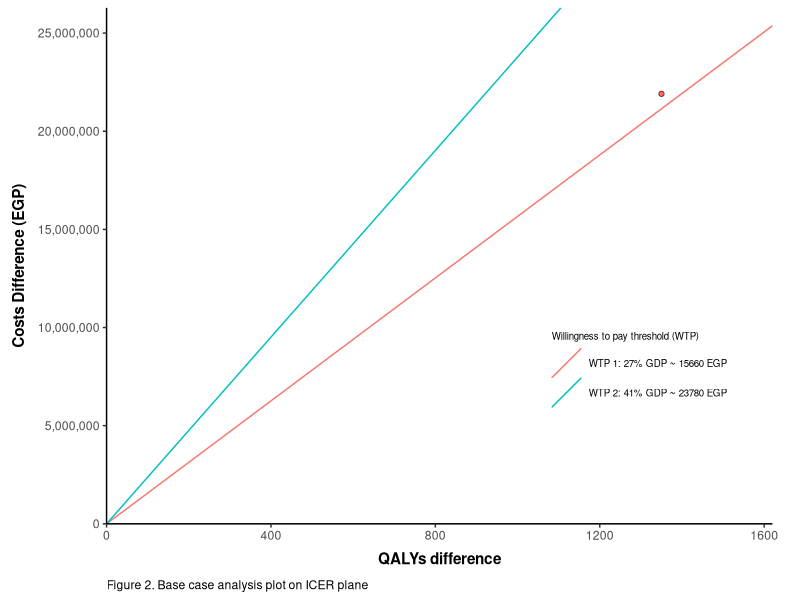
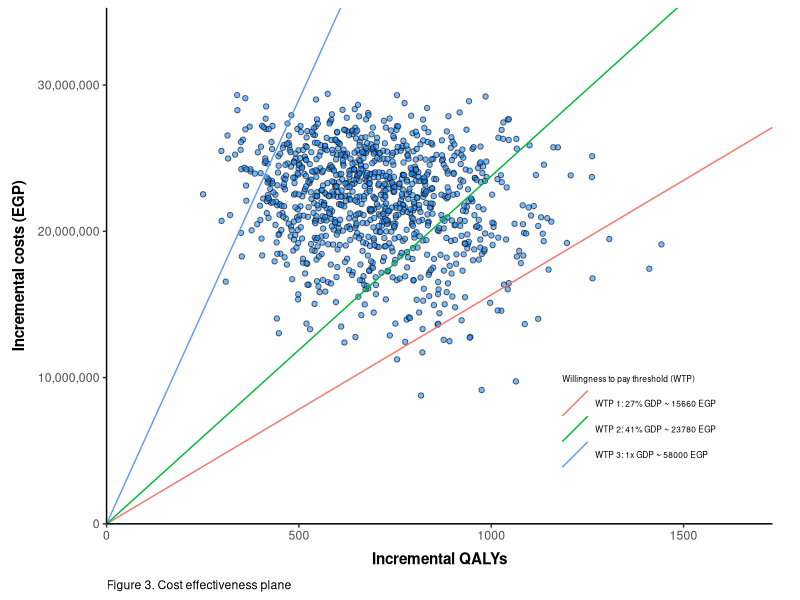
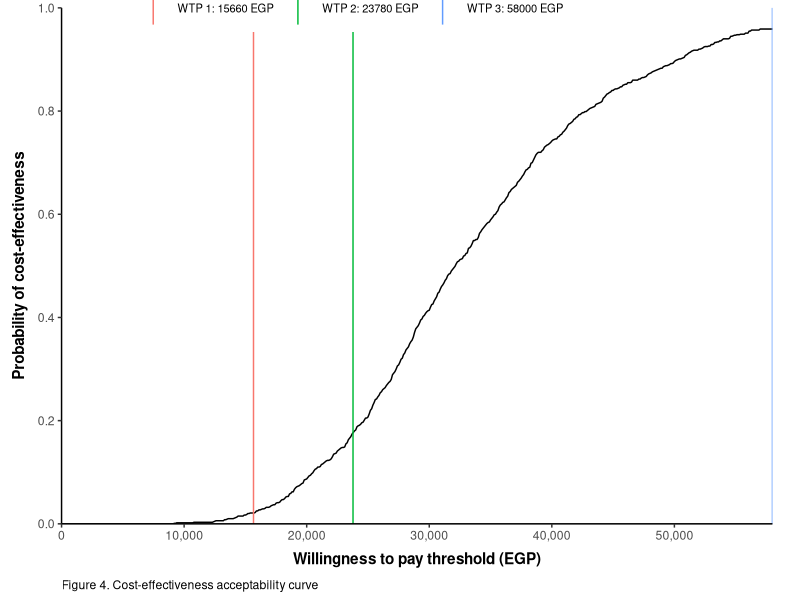

Write R code to recreate these figures, in order.
## ---- chunk 1
library(knitr)
knitr::opts_chunk$set(echo = TRUE,
                      warning=FALSE, 
                      message=FALSE,
                      eval=TRUE,
                      fig.align='center', 
                      dpi = 300)
options(width = 10)
## ---- chunk 2
library(tidyverse)
## ---- chunk 3

# Model characteristics
start_age <- 40
cycle_length <- 1
time_horizon <- 61

cycles <- c(1:time_horizon)
age <- start_age + cycles

# Willingness to pay threshold based on 27-41% of country's GDP 
# (adopted from [Ochalek, 2018](https://gh.bmj.com/content/3/6/e000964.long))

gdp <- 58000
wtp1 <- 0.27 * gdp
wtp2 <- 0.41 * gdp
wtp3 <- gdp

## Markov model 1 for SVR pathway
state_names_svr <- c("SVR", "Death") # Markov state from SVR to death
states_svr <- length(state_names_svr)


## Markov model 2 for No SVR pathway
state_names_nosvr <- c("Moderate", "Cirrhosis", "Liver Failure", "Death") # Markov state from moderate disease to death
states_nosvr <- length(state_names_nosvr)

## ---- chunk 4
# Fixed values
pop <- 1000 # initial population


# Probabilities

## Decision tree probabilities
pSVR_PR <- 0.395 # Probability of having SVR for Pegylated Interferon + Ribavirin
pSVR_LS <- 0.92 # Probabiliy of having SVR for Ledipasvir + Sofosbuvir

## Transition probabilities
tpModCir <- 0.043 # Probability of entering cirrhosis state from moderate disease state
tpCirLiv <- 0.039 # Probability of entering liver failure state from cirrhosis stat
tpDLiv <- 0.13 # Probability of dying from liver failure

### Life tables / death risk
death_risk_matrix <- matrix(c(40, 0.004,
                              50, 0.012,
                              60, 0.027,
                              70, 0.066,
                              80, 0.189), 
                              nrow = 5, ncol = 2, byrow = T)
interval <- findInterval(age, death_risk_matrix[,1])
tpDN <- death_risk_matrix[interval, 2] # Natural death risk


# Cost values
cdrug_PR <- 4245 # cost of common treatment (only at the decision tree)
cdrug_LS <- 40000 # cost of alternative treatment (only at the start of decision tree)

cMod <- 900 # cost of one cycle in moderate disease state
cCir <- 2500 # cost of one cycle in cirrhosis disease statae
cLiv <- 4400 # cost of one cycle in liver failure state

# Utility values
uSVR <- 0.71 # QoL weight for one cycle in SVR state
uMod <- 0.66 # QoL weight for one cycle in moderate disease state
uCir <- 0.55 # QoL weight for one cycle in cirrhosis disease state
uLiv <- 0.45 # QoL weight for one cycle in liver disease state

# Discount 
disc_costs <- 0.035
disc_outcomes <- 0.035
disc_costs_vec <- 1/(1+disc_costs)^cycles
disc_outcomes_vec <- 1/(1+disc_outcomes)^cycles

## ---- chunk 5
sims <- 1000 # number of simulations

gen_parameters <- function(){
  
  
  # Decision tree probabilities
  beta_parms <- function(mean, se){
    alpha <- mean * (mean * (1-mean) / (se^2) - 1)
    beta <- (alpha / mean) - alpha
    values <- rbeta(sims, alpha, beta)
    return(values)
  }
  
  pSVR_PR <- beta_parms(mean = 0.395, se = 0.02)
  pSVR_LS <- beta_parms(mean = 0.92, se = 0.03)
  
  
  # Transition probabilities
  tpModCir <- beta_parms(mean = 0.043, se = 0.01)
  tpCirLiv <- beta_parms(mean = 0.039, se = 0.01)
  tpDLiv <- beta_parms(mean = 0.13, se = 0.02)
  
  
  # Utility parameters
  uSVR <- beta_parms(mean = 0.71, se = 0.05)
  uMod <- beta_parms(mean = 0.66, se = 0.054)
  uCir <- beta_parms(mean = 0.55, se = 0.054)
  uLiv <- beta_parms(mean = 0.45, 0.054)
  
  
  # Cost parameters
  gamma_parms <- function(mean, se){
    shape = mean^2 / se^2
    scale = se^2 / mean
    values <- rgamma(sims, shape = shape, scale = scale)
    return(values)
  }
  
  cMod <- gamma_parms(mean = 900, se = 210)
  cCir <- gamma_parms(mean = 2500, se = 1060)
  cLiv <- gamma_parms(mean = 4400, se = 2335)
  
  parms_df <- data.frame(pSVR_LS, pSVR_PR, tpModCir, tpCirLiv, tpDLiv, uMod, uCir, uLiv, cMod, cCir, cLiv)
  return(parms_df)
}

prob_parameters <- gen_parameters()
parm_names <- names(prob_parameters)

## ---- chunk 6
run_model <- function(parms){
  
  # Unpack parameters
  for (i in 1:length(parms)) assign(names(parms[i]), as.numeric(parms[i]))
  
  # Seed markov models from decision tree output
  pop_svr_PR <- pop * pSVR_PR
  pop_nosvr_PR <- pop * (1-pSVR_PR)
  pop_svr_LS <- pop * pSVR_LS
  pop_nosvr_LS <- pop * (1-pSVR_LS)
  
  seed_svr_PR <- c(pop_svr_PR, 0)
  seed_svr_LS <- c(pop_svr_LS, 0)
  seed_nosvr_PR <- c(pop_nosvr_PR, 0, 0, 0)
  seed_nosvr_LS <- c(pop_nosvr_LS, 0, 0, 0)
  
  
  # Markov model 1 (SVR pathway)
  
  qaly_values_svr <- c(uSVR, 0)
  
  ## Transition matrix
  transition_matrix_svr <- array(0, dim = c(states_svr, states_svr, time_horizon),
                                    dimnames = list(state_names_svr, state_names_svr))
  
  transition_matrix_svr["SVR", "SVR",] <- 1 - tpDN
  transition_matrix_svr["SVR", "Death",] <- tpDN
  transition_matrix_svr["Death", "Death",] <- 1
  
  ## Markov trace & transitions
  trace_svr_PR <- matrix(0, nrow = time_horizon, ncol = states_svr,
                         dimnames = list(paste("cycle", 1:time_horizon, sep = ""), state_names_svr))
  trace_svr_LS <- trace_svr_PR
  
  trans_svr_PR <- array(0, dim = c(states_svr, states_svr, time_horizon),
                         dimnames = list(state_names_svr, state_names_svr))
  trans_svr_LS <- trans_svr_PR
  
  ## First cycle (using the output from decision tree)
  trace_svr_PR[1,] <- seed_svr_PR %*% transition_matrix_svr[,,1]
  trace_svr_LS[1,] <- seed_svr_LS %*% transition_matrix_svr[,,1]
  
  trans_svr_PR[,,1] <- seed_svr_PR * transition_matrix_svr[,,1] 
  trans_svr_LS[,,1] <- seed_svr_LS * transition_matrix_svr[,,1]
  
  ## Reminder of cycles
  for (i in 2:time_horizon) {
    
    trace_svr_PR[i,] <- trace_svr_PR[i-1,] %*% transition_matrix_svr[,,i]
    trace_svr_LS[i,] <- trace_svr_LS[i-1,] %*% transition_matrix_svr[,,i]
    
    trans_svr_PR[,,i] <- trans_svr_PR[,,i-1] * transition_matrix_svr[,,i]
    trans_svr_LS[,,i] <- trans_svr_LS[,,i-1] * transition_matrix_svr[,,i]
  }
  
  
  # Markov model 2 (No SVR pathway)
  
  state_cost_values_nosvr <- c(cMod, cCir, cLiv, 0)
  qaly_values_nosvr <- c(uMod, uCir, uLiv, 0)
  
  ## Transition matrix
  transition_matrix_nosvr <- array(0, dim = c(states_nosvr, states_nosvr, time_horizon),
                           dimnames = list(state_names_nosvr, state_names_nosvr))
  
  transition_matrix_nosvr["Moderate", "Moderate",] <- 1 - tpModCir - tpDN
  transition_matrix_nosvr["Moderate", "Cirrhosis",] <- tpModCir
  transition_matrix_nosvr["Moderate", "Death",] <- tpDN
  
  transition_matrix_nosvr["Cirrhosis", "Cirrhosis",] <- 1 - tpCirLiv - tpDN
  transition_matrix_nosvr["Cirrhosis", "Liver Failure",] <- tpCirLiv
  transition_matrix_nosvr["Cirrhosis", "Death",] <- tpDN
  
  transition_matrix_nosvr["Liver Failure", "Liver Failure",] <- 1 - (tpDLiv + tpDN)
  transition_matrix_nosvr["Liver Failure", "Death",] <- tpDLiv + tpDN
  
  transition_matrix_nosvr["Death", "Death",] <- 1
  
  ## Markov trace and transition
  trace_nosvr_PR <- matrix(0, nrow = time_horizon, ncol = states_nosvr,
                           dimnames = list(paste("cycle", 1:time_horizon, sep = ""), state_names_nosvr))
  trace_nosvr_LS <- trace_nosvr_PR
  
  trans_nosvr_PR <- array(0, dim = c(states_nosvr, states_nosvr, time_horizon),
                           dimnames = list(state_names_nosvr, state_names_nosvr))
  trans_nosvr_LS <- trans_nosvr_PR
  
  ## First cycle (output from decision tree)
  trace_nosvr_PR[1,] <- seed_nosvr_PR %*% transition_matrix_nosvr[,,1]
  trace_nosvr_LS[1,] <- seed_nosvr_LS %*% transition_matrix_nosvr[,,1]
  
  trans_nosvr_PR[,,1] <- seed_nosvr_PR * transition_matrix_nosvr[,,1]
  trans_nosvr_LS[,,1] <- seed_nosvr_LS * transition_matrix_nosvr[,,1]
  
  ## Reminder of cycles
  for (i in 2:time_horizon) {
    
    trace_nosvr_PR[i,] <- trace_nosvr_PR[i-1,] %*% transition_matrix_nosvr[,,i]
    trace_nosvr_LS[i,] <- trace_nosvr_LS[i-1,] %*% transition_matrix_nosvr[,,i]
    
    trans_nosvr_PR[,,i] <- trans_nosvr_PR[,,i-1] * transition_matrix_nosvr[,,i]
    trans_nosvr_LS[,,i] <- trans_nosvr_LS[,,i-1] * transition_matrix_nosvr[,,i]
  }
  
  # Check the markov trace sums to 1 across rows
  apply(trace_svr_PR, 1, sum) + apply(trace_nosvr_PR, 1, sum)
  apply(trace_svr_LS, 1, sum) + apply(trace_nosvr_LS, 1, sum)
  
  
  # Life years
  ly_values_svr <- c(1,0)
  ly_values_nosvr <- c(1,1,1,0)
  
  
  ly_vec_svr_PR <- trace_svr_PR %*% ly_values_svr
  ly_vec_nosvr_PR <- trace_nosvr_PR %*% ly_values_nosvr
  ly_vec_total_PR <- ly_vec_svr_PR + ly_vec_nosvr_PR
  
  ly_vec_svr_LS <- trace_svr_LS %*% ly_values_svr
  ly_vec_nosvr_LS <- trace_nosvr_LS %*% ly_values_nosvr
  ly_vec_total_LS <- ly_vec_svr_LS + ly_vec_nosvr_LS
  
  ly_disc_PR <- disc_outcomes_vec %*% ly_vec_total_PR
  ly_disc_LS <- disc_outcomes_vec %*% ly_vec_total_LS
  
  
  # QALYs
  qaly_vec_svr_PR <- trace_svr_PR %*% qaly_values_svr
  qaly_vec_nosvr_PR <- trace_nosvr_PR %*% qaly_values_nosvr
  qaly_vec_total_PR <- qaly_vec_svr_PR + qaly_vec_nosvr_PR
  
  qaly_vec_svr_LS <- trace_svr_LS %*% qaly_values_svr
  qaly_vec_nosvr_LS <- trace_nosvr_LS %*% qaly_values_nosvr
  qaly_vec_total_LS <- qaly_vec_svr_LS + qaly_vec_nosvr_LS
  
  qaly_disc_PR <- disc_outcomes_vec %*% qaly_vec_total_PR
  qaly_disc_LS <- disc_outcomes_vec %*% qaly_vec_total_LS
  
  
  # Costs
  state_cost_vec_nosvr_PR <- trace_nosvr_PR %*% state_cost_values_nosvr
  state_cost_vec_nosvr_LS <- trace_nosvr_LS %*% state_cost_values_nosvr
  
  cost_vec_nosvr_PR <- colSums(state_cost_vec_nosvr_PR) + (pop*cdrug_PR)
  cost_vec_nosvr_LS <- colSums(state_cost_vec_nosvr_LS) + (pop*cdrug_LS)
  
  cost_disc_PR <- disc_costs_vec %*% state_cost_vec_nosvr_PR + (pop*cdrug_PR)
  cost_disc_LS <- disc_costs_vec %*% state_cost_vec_nosvr_LS + (pop*cdrug_LS)
  
  
  # Analysis
  output <- c(inc_cost = cost_disc_LS - cost_disc_PR,
                  inc_qaly = qaly_disc_LS - qaly_disc_PR,
                  inc_ly = ly_disc_LS - ly_disc_PR) 
  
  return(output)
}
  
## ---- chunk 7
# Selecting parameters
det_parms <- c(pSVR_LS, pSVR_PR, tpModCir, tpCirLiv, tpDLiv, uMod, uCir, uLiv, cMod, cCir, cLiv)
names(det_parms) <- parm_names

# Deterministic model
det_results <- run_model(det_parms)
det_results <- round(det_results, 3)
## ---- chunk 8
## Plot
det_results_df <- det_results %>% t() %>% as.data.frame

(ICER_plot <- ggplot(det_results_df, aes(x = inc_qaly, y = inc_cost)) +
    geom_point(shape = 21, fill = "red", alpha = 0.6) +
    theme_classic() + 
    geom_abline(aes(intercept = 0, slope = wtp1, colour = "WTP 1: 27% GDP ~ 15660 EGP")) +
    geom_abline(aes(intercept = 0, slope = wtp2, colour = "WTP 2: 41% GDP ~ 23780 EGP")) + 
    labs(x = "QALYs difference", y = "Costs Difference (EGP)", 
         colour = "Willingness to pay threshold (WTP)", caption = "Figure 2. Base case analysis plot on ICER plane") +
    theme(axis.title = element_text(face = "bold"),
          plot.margin = unit(c(0.2, 0.7, 0.2, 0.2), "cm"),
          axis.title.x = element_text(margin = margin(t = 7, r = 0, b = 3, l = 0)),
          axis.title.y = element_text(margin = margin(t = 0, r = 7, b = 0, l = 3)),
          plot.caption = element_text(hjust = 0),
          legend.text = element_text(size = 7),
          legend.title = element_text(size = 7),
          legend.position = c(0.8, 0.3)) +
    guides(colour = guide_legend(override.aes = list(size = 7))) +
    scale_y_continuous(limits = c(0, det_results_df$inc_cost*1.2),
                       labels = scales::label_number(big.mark = ","), expand = c(0, 0)) +
    scale_x_continuous(limits = c(0, det_results_df$inc_qaly*1.2),
                       expand = c(0, 0)))

## ---- chunk 9
simulation_results <- matrix(NA, nrow = sims, ncol = 3)
colnames(simulation_results) <- c("inc_cost", "inc_ly", "inc_qaly")

for (i in 1:sims) simulation_results[i,] <- run_model(prob_parameters[i, ])
print(colMeans(simulation_results), digits = 3)

## CEAC
lambda <- seq(0, gdp, 100)
lambda_table <- matrix(lambda, ncol = length(lambda), nrow = dim(simulation_results)[1], byrow = T)
inmb_count <- ((simulation_results[,3] * lambda_table) - simulation_results[,1]) > 0
prob_ce <- colMeans(inmb_count)
ceac <- data.frame(lambda, prob_ce)
## ---- chunk 10
# Plots
## CE Plane
sim_res_df <- as.data.frame(simulation_results)

(ce_plane <- ggplot(sim_res_df, aes(x = inc_qaly, y = inc_cost)) +
    geom_point(shape = 21, fill = "dodgerblue1", alpha = 0.6) + 
    theme_classic() +
    geom_abline(aes(intercept = 0, slope = wtp1, colour = "WTP 1: 27% GDP ~ 15660 EGP")) +
    geom_abline(aes(intercept = 0, slope = wtp2, colour = "WTP 2: 41% GDP ~ 23780 EGP")) +
    geom_abline(aes(intercept = 0, slope = wtp3, colour = "WTP 3: 1x GDP ~ 58000 EGP")) +
    labs(x = "Incremental QALYs", y = "Incremental costs (EGP)", 
         colour = "Willingness to pay threshold (WTP)", caption = "Figure 3. Cost effectiveness plane") +
    theme(axis.title = element_text(face = "bold"),
          plot.margin = unit(c(0.2, 0.7, 0.2, 0.2), "cm"),
          axis.title.x = element_text(margin = margin(t = 7, r = 0, b = 3, l = 0)),
          axis.title.y = element_text(margin = margin(t = 0, r = 7, b = 0, l = 3)),
          plot.caption = element_text(hjust = 0),
          legend.text = element_text(size = 6),
          legend.title = element_text(size = 6),
          legend.position = c(0.8, 0.2)) +
    guides(colour = guide_legend(override.aes = list(size = 6))) +
    scale_y_continuous(limits = c(0, max(sim_res_df$inc_cost)*1.2),
                       labels = scales::label_number(big.mark = ","), expand = c(0, 0)) +
    scale_x_continuous(limits = c(0, max(sim_res_df$inc_qaly)*1.2),
                       expand = c(0, 0)))

## ---- chunk 11
## CEAC Plot

(ceac_plot <- ggplot(ceac) + 
   geom_line(aes(x = lambda, y = prob_ce)) +
   theme_classic() +
   geom_vline(aes(xintercept = wtp1, colour = "WTP 1: 15660 EGP")) +
   geom_vline(aes(xintercept = wtp2, colour = "WTP 2: 23780 EGP")) +
   geom_vline(aes(xintercept = wtp3, colour = "WTP 3: 58000 EGP")) +
   labs(x = "Willingness to pay threshold (EGP)", y = "Probability of cost-effectiveness", 
        colour = "", caption = "Figure 4. Cost-effectiveness acceptability curve") + 
   theme(axis.title = element_text(face = "bold"),
         plot.margin = unit(c(0.2, 0.7, 0.2, 0.2), "cm"),
         axis.title.x = element_text(margin = margin(t = 7, r = 0, b = 3, l = 0)),
         axis.title.y = element_text(margin = margin(t = 0, r = 7, b = 0, l = 3)),
         legend.direction = "horizontal",
         legend.position = c(0.4,1),
         legend.text = element_text(size = 8),
         legend.title = element_text(size = 8),
         plot.caption = element_text(hjust = 0)) +
   guides(colour = guide_legend(override.aes = list(size = 8))) +
   scale_y_continuous(limits = c(0,1), breaks = c(seq(0, 1, 0.2)), expand = c(0,0)) +
   scale_x_continuous(limits = c(0,wtp3), labels = scales::label_number(big.mark = ","), expand = c(0,0)))
  
